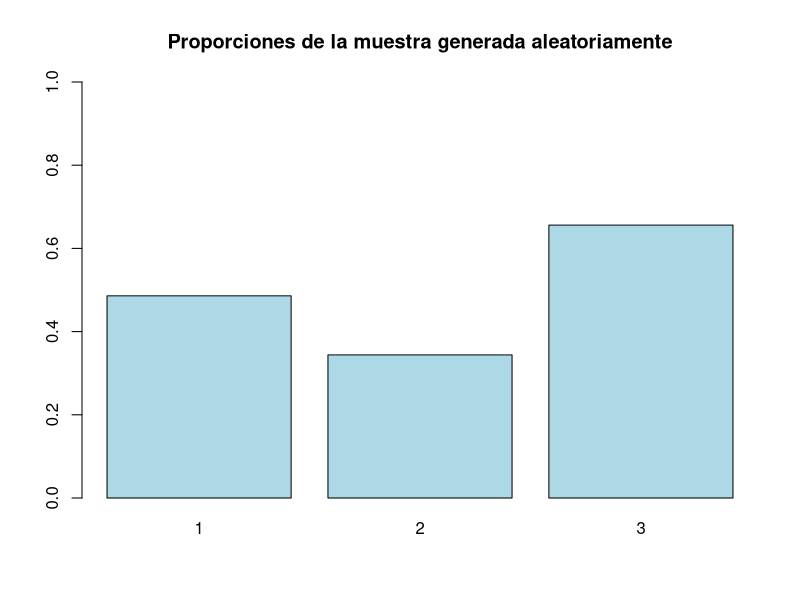

Here is the R script that generated this plot:
## ---- chunk 1
random_toys <- function(size) {
  response = c()
  
  for(trial in 1:size) {
    uniform = runif(1)
    
    if(uniform <= 0.5) {
      response = c(response, 1)
    }
    if(uniform > 0.5 & uniform <= 5/6) {
      response = c(response, 2)
    } else {
      response = c(response, 3)
    }
  }
  
  return(response)
}
## ---- chunk 2
trials = 1000
barplot(table(random_toys(trials)) / trials, ylim = c(0 , 1), col = c("lightblue"), main = "Proporciones de la muestra generada aleatoriamente")
